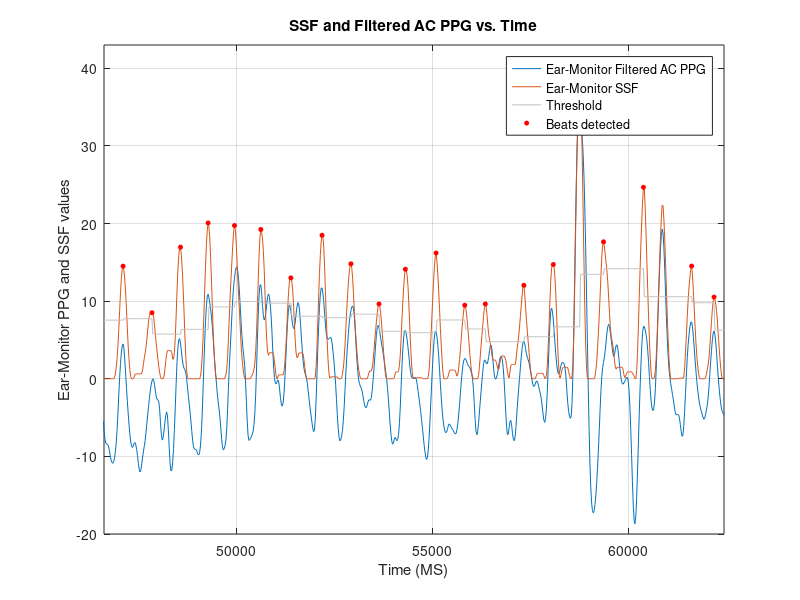

This chart was generated by the following MATLAB code:
load EarPPG_X.mat
load EarPPG.mat
load SSF.mat
load threshold.mat
load EarPeaks.mat

figure('units','normalized','outerposition',[0.25 0.25 0.6 0.62])
plot(EarPPG_X, EarPPG); grid; hold on;
plot(EarPPG_X, SSF);
plot(EarPPG_X, threshold, 'Color',[190/255 190/255 190/255]);
plot(EarPeaks(:,1), EarPeaks(:,2), 'o', 'Color',[1 0 0], 'MarkerSize', 3, 'MarkerFaceColor', [1 0 0]);
axis([46600 62450 -20 43]);
title('SSF and Filtered AC PPG vs. Time');
legend('Ear-Monitor Filtered AC PPG', 'Ear-Monitor SSF', 'Threshold', 'Beats detected');
ylabel('Ear-Monitor PPG and SSF values'); xlabel('Time (MS)'); hold off;